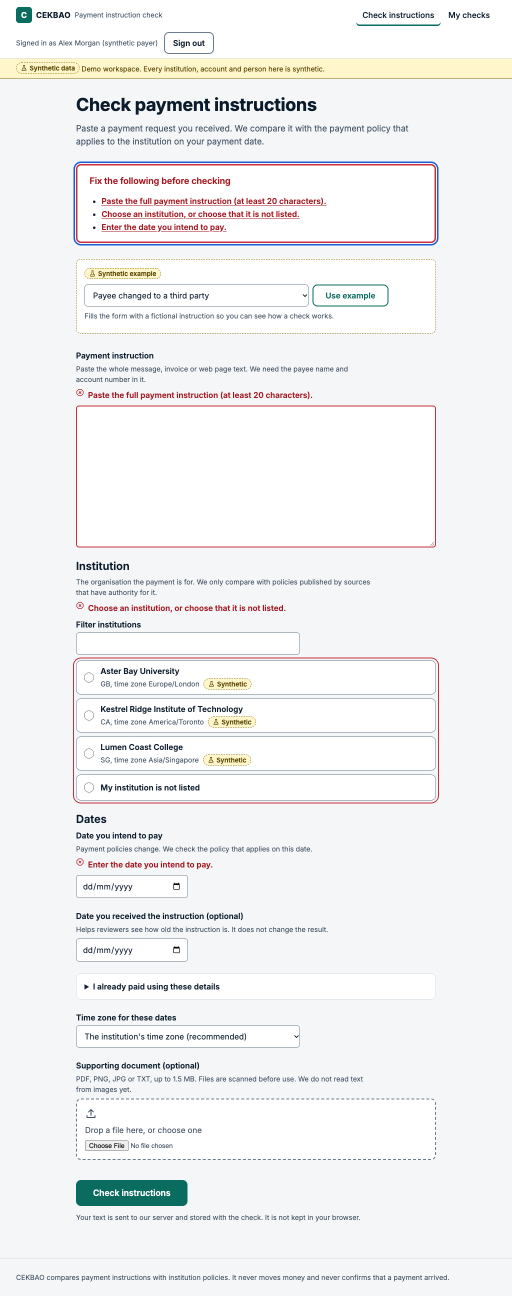
#> input picture evidence/policyguard/ui/screens/check-errors-1024.png, 1024 x 2592 px, given as the content of the folder ../../evidence/policyguard/ui/screens/check-form-1024.png, which was not available (shown at 1/2 size)
$ python contact_sheet.py ../../evidence/policyguard/ui/screens 5 ../../evidence/policyguard/ui/screens/check-form-1024.png 1.0
#> lines starting #> are read from the running program, lines starting #| are printed output that depends on the picture; pictures that were not available may be replaced by others from this repository, and a replacement may not be noted
"""Tile still frames into one labelled contact sheet.

Usage: .tts/venv/bin/python scripts/contact_sheet.py OUT.jpg COLS FRAME_DIR [fps]
Frames are files named element-<frame>.jpeg (from `remotion render --frames`)
or any images; labels show the timestamp when fps is given.
"""
import re
import sys
from pathlib import Path

from PIL import Image, ImageDraw, ImageFont

out, cols, folder = sys.argv[1], int(sys.argv[2]), Path(sys.argv[3])
fps = float(sys.argv[4]) if len(sys.argv) > 4 else None
files = sorted(p for p in folder.iterdir() if p.suffix.lower() in {".jpg", ".jpeg", ".png"})
imgs = [Image.open(p).convert("RGB") for p in files]
#> imgs = 1 item
w = 480
h = int(imgs[0].height * w / imgs[0].width)
#> h = 1215
rows = (len(imgs) + cols - 1) // cols
#> rows = 1
sheet = Image.new("RGB", (cols * w + (cols + 1) * 8, rows * (h + 34) + (rows + 1) * 8), (7, 11, 16))
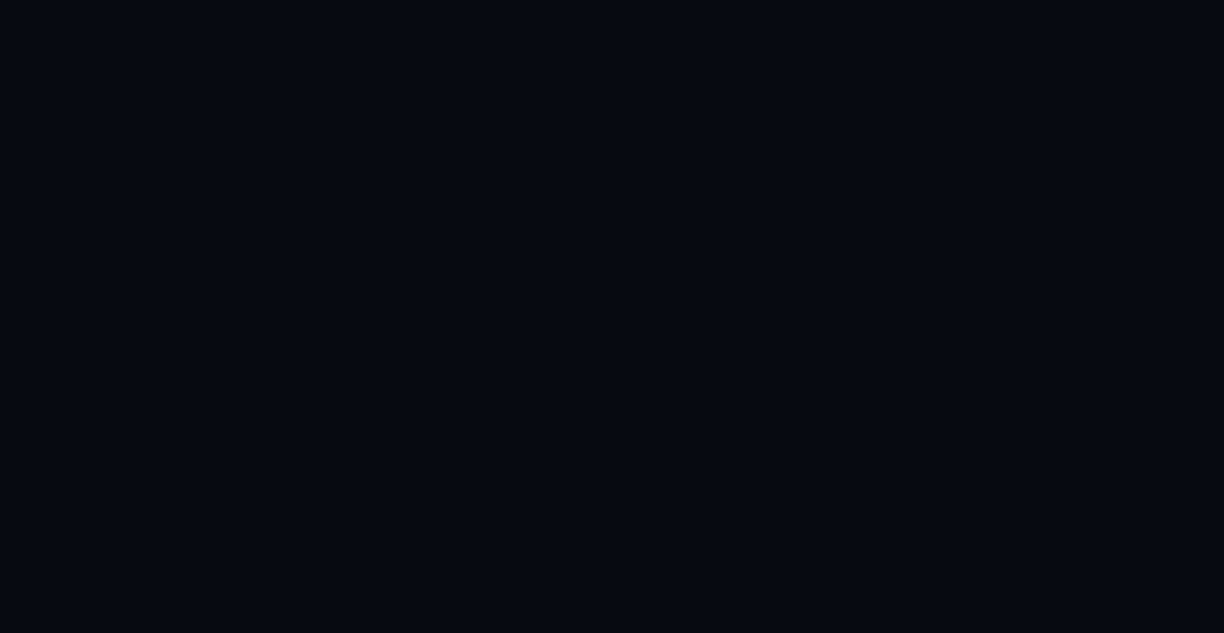
#> sheet: PIL image 2448x1265 RGB (shown at 1/2 size); mean R, G, B 7, 11, 16
draw = ImageDraw.Draw(sheet)
try:
    font = ImageFont.truetype("/System/Library/Fonts/Supplemental/Arial.ttf", 20)
except OSError:
    font = ImageFont.load_default()
for i, (p, im) in enumerate(zip(files, imgs)):
    x = 8 + (i % cols) * (w + 8)
    y = 8 + (i // cols) * (h + 42)
    sheet.paste(im.resize((w, h)), (x, y))
    label = p.stem
    m = re.search(r"(\d+)$", p.stem)
    if fps and m:
        s = int(m.group(1)) / fps
        label = f"{int(s // 60)}:{s % 60:05.2f}  (frame {int(m.group(1))})"
    draw.text((x, y + h + 6), label, fill=(234, 242, 245), font=font)
#> this loop made 1 pass
#> (x, y, s) on pass 1: (8, 8, 1024)
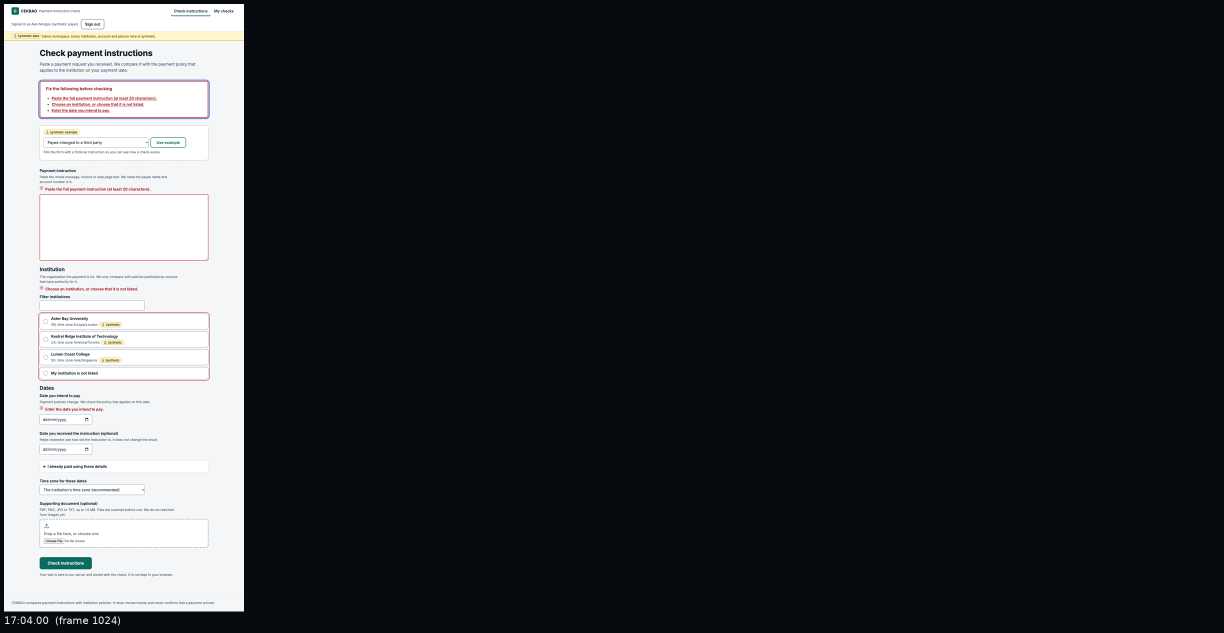
#> sheet: PIL image 2448x1265 RGB (shown at 1/2 size); mean R, G, B 51.1, 54.4, 58.7
sheet.save(out, quality=88)
print(out, sheet.size, len(imgs), "frames")
#| ../../evidence/policyguard/ui/screens (2448, 1265) 1 frames

$ run again, on evidence/policyguard/ui/screens/check-form-1440.png
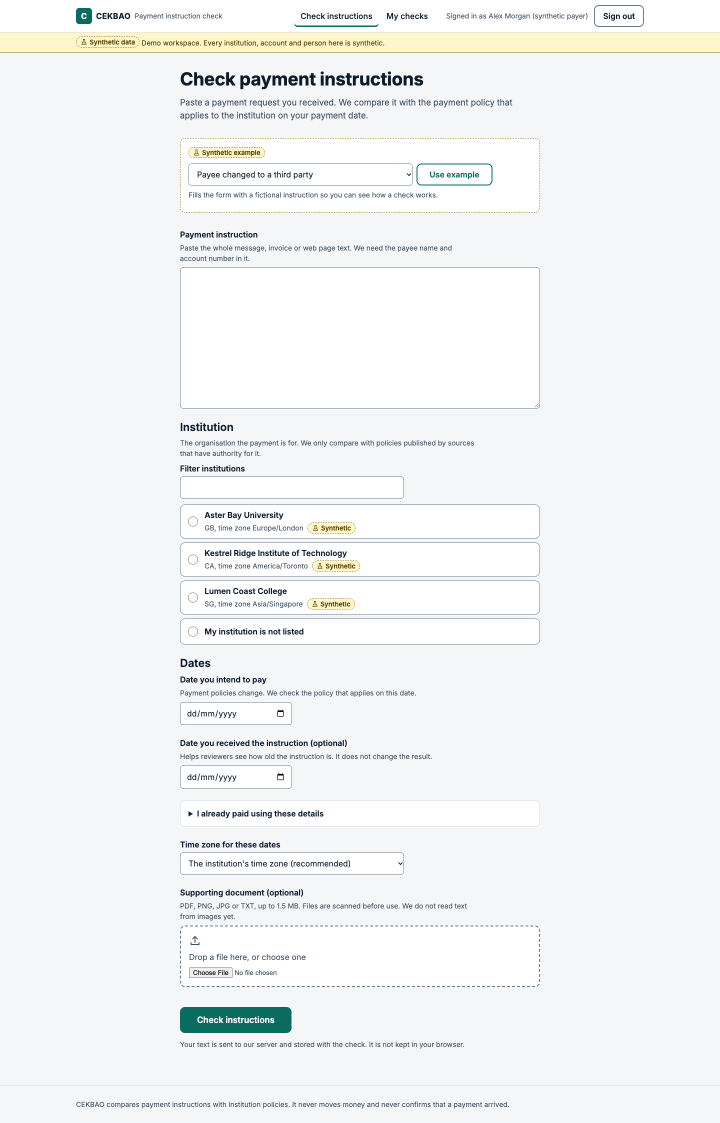
#> input picture evidence/policyguard/ui/screens/check-form-1440.png, 1440 x 2246 px, given as the content of the folder ../../evidence/policyguard/ui/screens/check-form-1440.png, which was not available (shown at 1/2 size)
#> imgs = 1 item
#> rows = 1
#> the loop `for i, (p, im) in enumerate(zip(files, imgs)):` made 1 pass
#> (x, y, s) on pass 1: (8, 8, 1440)
#> after the loop `for i, (p, im) in enumerate(zip(files, imgs)):`:
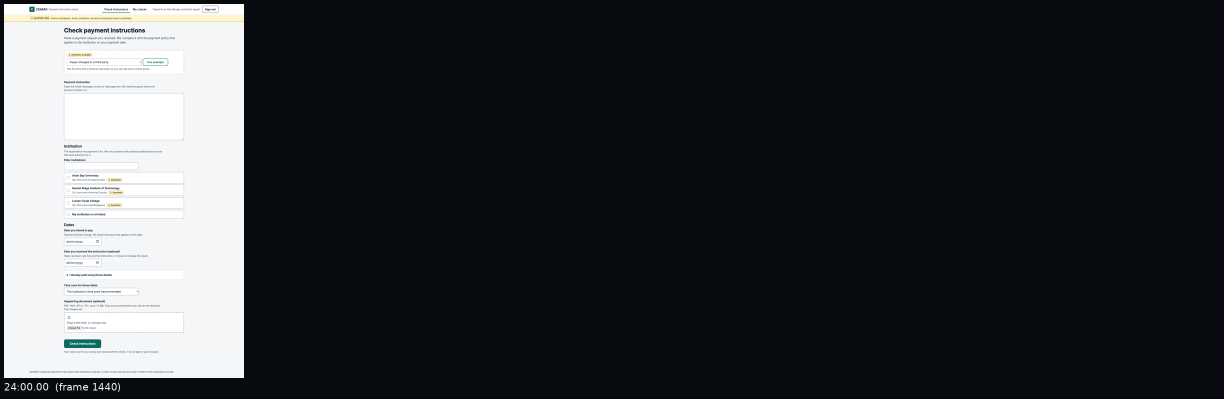
#> sheet: PIL image 2448x798 RGB (shown at 1/2 size); mean R, G, B 50.2, 53.9, 58.1
#| ../../evidence/policyguard/ui/screens (2448, 798) 1 frames

$ run again, on evidence/policyguard/ui/screens/check-form-320.png
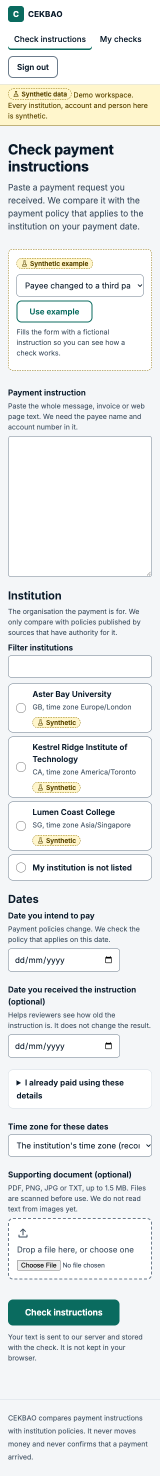
#> input picture evidence/policyguard/ui/screens/check-form-320.png, 320 x 2951 px, given as the content of the folder ../../evidence/policyguard/ui/screens/check-form-320.png, which was not available (shown at 1/2 size)
#> imgs = 1 item
#> rows = 1
#> the loop `for i, (p, im) in enumerate(zip(files, imgs)):` made 1 pass
#> (x, y, s) on pass 1: (8, 8, 320)
#> after the loop `for i, (p, im) in enumerate(zip(files, imgs)):`:
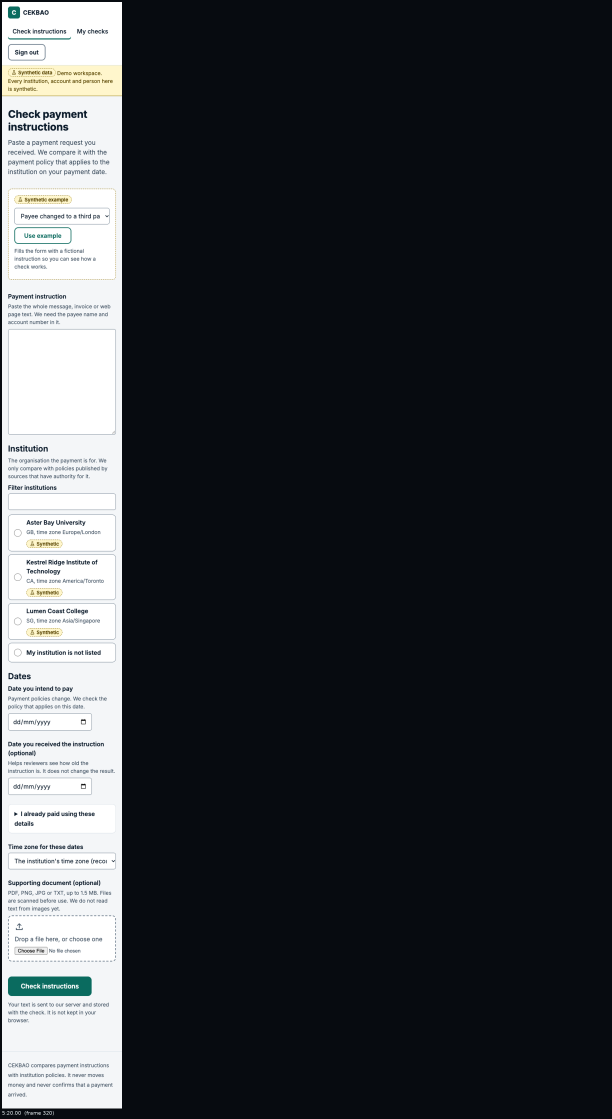
#> sheet: PIL image 2448x4476 RGB (shown at 1/4 size); mean R, G, B 51, 54.8, 58.8
#| ../../evidence/policyguard/ui/screens (2448, 4476) 1 frames

$ run again, on evidence/policyguard/ui/screens/check-form-375.png
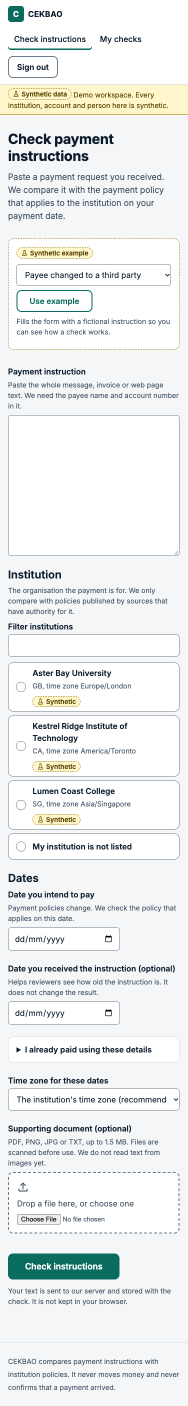
#> input picture evidence/policyguard/ui/screens/check-form-375.png, 375 x 2812 px, given as the content of the folder ../../evidence/policyguard/ui/screens/check-form-375.png, which was not available (shown at 1/2 size)
#> imgs = 1 item
#> rows = 1
#> the loop `for i, (p, im) in enumerate(zip(files, imgs)):` made 1 pass
#> (x, y, s) on pass 1: (8, 8, 375)
#> after the loop `for i, (p, im) in enumerate(zip(files, imgs)):`:
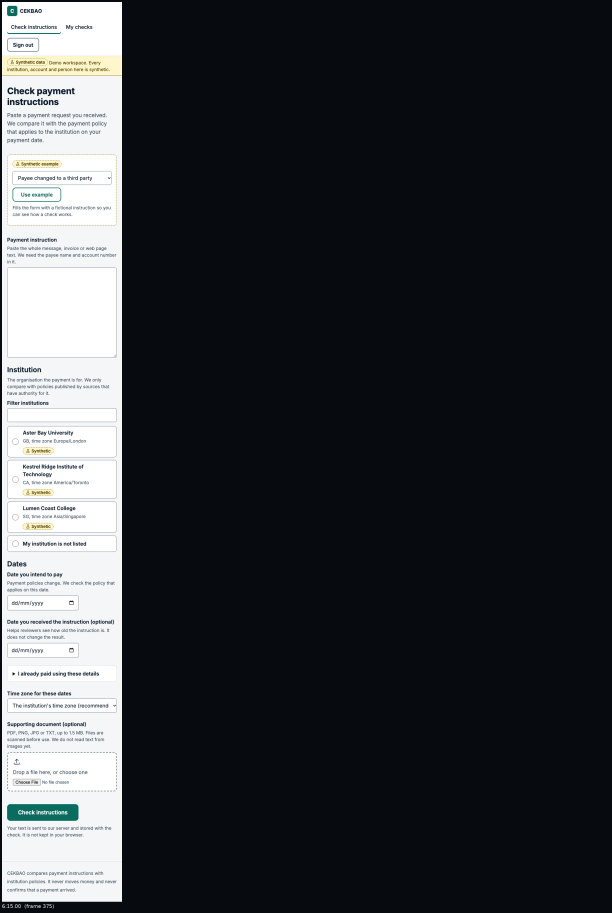
#> sheet: PIL image 2448x3649 RGB (shown at 1/4 size); mean R, G, B 51.2, 54.9, 59
#| ../../evidence/policyguard/ui/screens (2448, 3649) 1 frames
